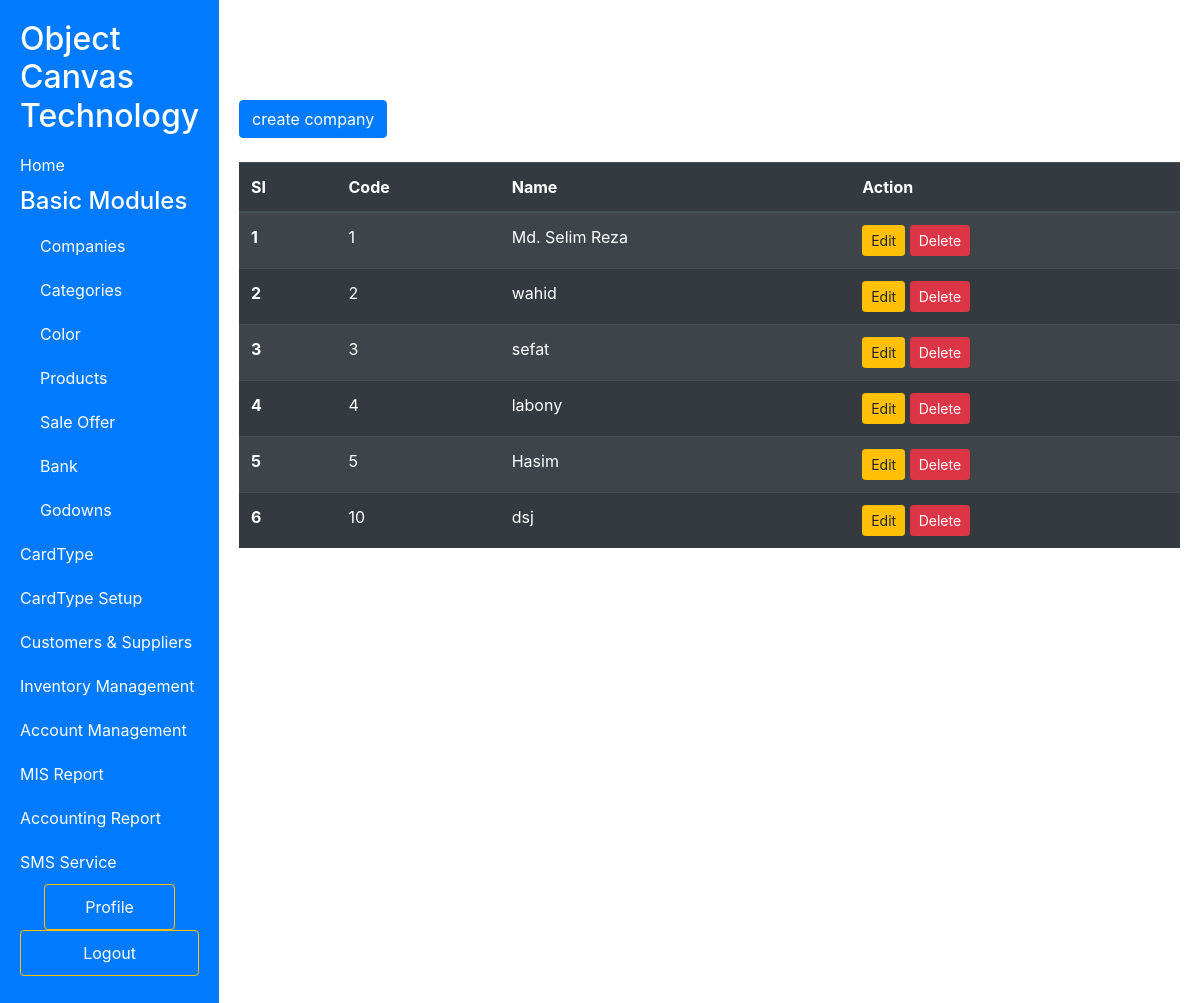
The page /list_company/ (signed in) on the database its author committed.
### first_app/models.py (models this page shows)
class ListCompany(models.Model):
   code = models.IntegerField(primary_key=True)
   name = models.CharField(max_length=30)

### first_app/views.py (the view)
# urls.py: path('list_company/', views.list_company, name='list_company'),
def list_company(request):
    company = ListCompany.objects.all()
    return render(request, 'list_company.html', {'data': company})

### first_app/templates/list_company.html
{% extends "base.html" %}
{% block body %}
<div style="margin: 20px; width:100%; margin-top: 100px">
  <a href= "{% url 'create_company' %}">
  <button  class="btn btn-primary" type="submit">create company</button><br/>
  </a>
  <br/>
  {% if data %}
  <table class="table table-striped table-dark">
    <thead>
       <tr>
         <th scope="col">SI</th>
         <th scope="col">Code</th>
         <th scope="col">Name</th>
         <th scope="col">Action</th>
       </tr>
     </thead>
     <tbody>
      {% for item in data %}
       <tr>
         <th scope="row">{{ forloop.counter }}</th>
         <td>{{item.code}}</td>
         <td>{{item.name}}</td>
         <td><a href="{% url 'edit' id=item.code %}" class='btn btn-warning btn-sm' >Edit</a> <a class='btn btn-danger btn-sm' href="{% url 'delete' id=item.code %}">Delete</a></td>
       </tr>
      {% endfor %}
     </tbody>
   </table>
{% else %}
 <h3>No Data Avaiable</h3>
{% endif %}
</div>
{% endblock %}

### first_app/templates/base.html (style rules this page uses)
body { display: flex; }

### rows shown on the page
ListCompany: code "1", name "Md. Selim Reza"
ListCompany: code "2", name "wahid"
ListCompany: code "3", name "sefat"
ListCompany: code "4", name "labony"
ListCompany: code "5", name "Hasim"
ListCompany: code "10", name "dsj"
